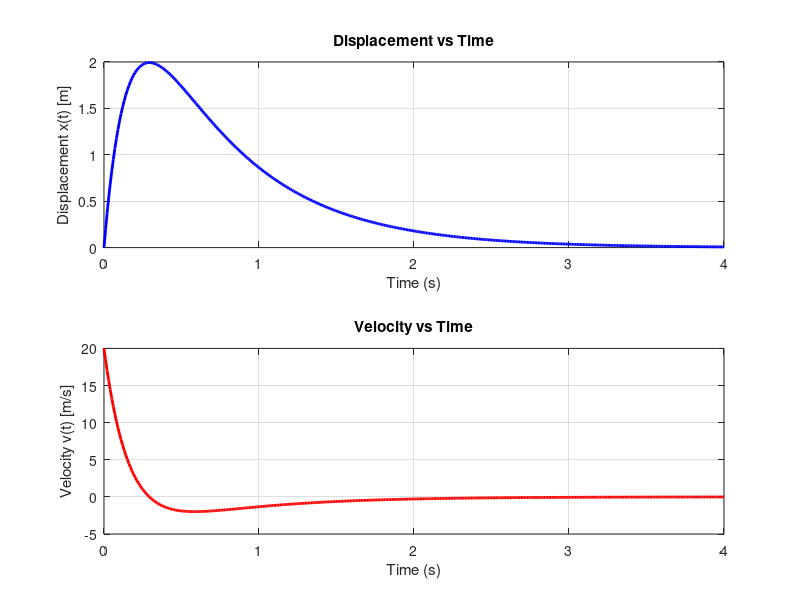

Recreate this plot in MATLAB.
clc; clear

% Time vector from 0 to 4 seconds
t = linspace(0,4,400);

% Displacement function x(t)
x = 4.219*(exp(-1.58*t) - exp(-6.32*t));

% Velocity function v(t)
v = 26.67*exp(-6.32*t) - 6.67*exp(-1.58*t);

% Plot displacement
subplot(2,1,1);
plot(t,x,'b','LineWidth',2);
grid on;
xlabel('Time (s)');
ylabel('Displacement x(t) [m]');
title('Displacement vs Time');

% Plot velocity
subplot(2,1,2);
plot(t,v,'r','LineWidth',2);
grid on;
xlabel('Time (s)');
ylabel('Velocity v(t) [m/s]');
title('Velocity vs Time');
